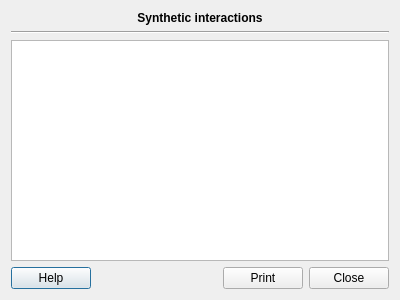
<?xml version="1.0" encoding="UTF-8"?>
<ui version="4.0">
 <class>Drugs::Internal::InteractionDialog</class>
 <widget class="QDialog" name="Drugs::Internal::InteractionDialog">
  <property name="geometry">
   <rect>
    <x>0</x>
    <y>0</y>
    <width>400</width>
    <height>300</height>
   </rect>
  </property>
  <property name="windowTitle">
   <string>Dialog</string>
  </property>
  <layout class="QGridLayout" name="gridLayout">
   <item row="0" column="0">
    <widget class="QLabel" name="label">
     <property name="sizePolicy">
      <sizepolicy hsizetype="Expanding" vsizetype="Preferred">
       <horstretch>0</horstretch>
       <verstretch>0</verstretch>
      </sizepolicy>
     </property>
     <property name="font">
      <font>
       <weight>75</weight>
       <bold>true</bold>
      </font>
     </property>
     <property name="text">
      <string>Synthetic interactions</string>
     </property>
     <property name="alignment">
      <set>Qt::AlignCenter</set>
     </property>
    </widget>
   </item>
   <item row="1" column="0">
    <widget class="Line" name="line">
     <property name="orientation">
      <enum>Qt::Horizontal</enum>
     </property>
    </widget>
   </item>
   <item row="2" column="0">
    <widget class="QTextBrowser" name="textBrowser"/>
   </item>
   <item row="3" column="0">
    <layout class="QHBoxLayout" name="horizontalLayout">
     <item>
      <widget class="QPushButton" name="helpButton">
       <property name="text">
        <string>Help</string>
       </property>
      </widget>
     </item>
     <item>
      <spacer name="horizontalSpacer">
       <property name="orientation">
        <enum>Qt::Horizontal</enum>
       </property>
       <property name="sizeHint" stdset="0">
        <size>
         <width>40</width>
         <height>20</height>
        </size>
       </property>
      </spacer>
     </item>
     <item>
      <widget class="QPushButton" name="printButton">
       <property name="text">
        <string>Print</string>
       </property>
      </widget>
     </item>
     <item>
      <widget class="QPushButton" name="pushButton">
       <property name="text">
        <string>Close</string>
       </property>
      </widget>
     </item>
    </layout>
   </item>
  </layout>
 </widget>
 <resources/>
 <connections>
  <connection>
   <sender>pushButton</sender>
   <signal>clicked()</signal>
   <receiver>Drugs::Internal::InteractionDialog</receiver>
   <slot>accept()</slot>
   <hints>
    <hint type="sourcelabel">
     <x>357</x>
     <y>272</y>
    </hint>
    <hint type="destinationlabel">
     <x>397</x>
     <y>264</y>
    </hint>
   </hints>
  </connection>
 </connections>
</ui>
